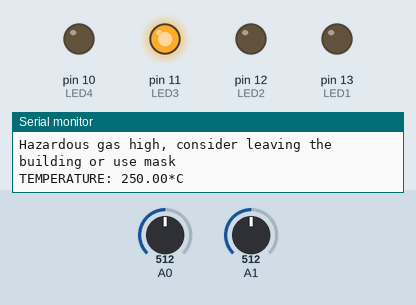
The sketch below on a simulated Arduino Uno, built with avr-gcc and run on an emulated ATmega328P. Parts: output pins drawn as LEDs (lit = HIGH), the last lines printed to the serial monitor. Dashed ring = blinking. Inputs (shaded band) come from the test bench; at power-on: A1 = 512, A0 = 512.

Above: at 6.0 s.
6.1 s: A1 set to 76
At 8.4 s:
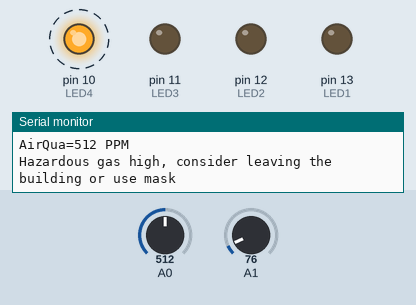
12.4 s: A1 set to 63
At 16.7 s:
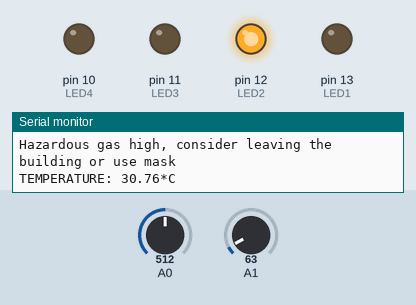
22.5 s: A1 set to 25
At 27.1 s:
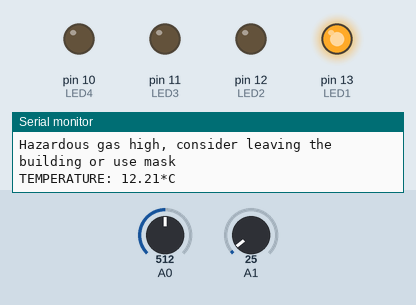
33.0 s: A0 set to 290
41.3 s: A0 set to 161
47.6 s: A0 set to 142
At 48.3 s:
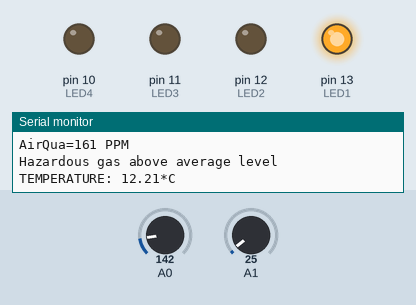
Timing chart, 0 to 50.6 s (numbered marks = the images above; inputs shaded):
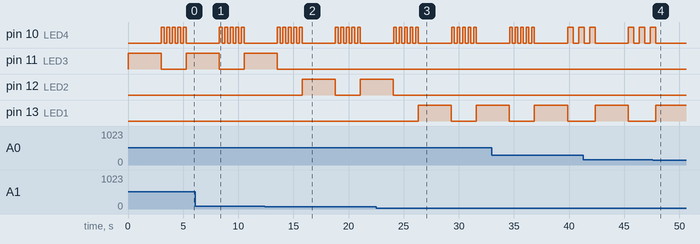

The sketch:

temp.ino
```cpp
/*
 * Helmetech prototype
 *
 * Turns on led1 if temperature is lower than a value, led2 if it's between two values and led3 if it's over a specific value.
 * Also prints the temperature every 8 seconds.
 * Reads the value of the gas sensor and a led turns on and off repetitively for
 * 3 seconds with a speed that depends on the air quality.
 *
 * Athanasios Bolatoglou 8160087
 * Aggelos Lagounaris 8160056
 * Panagiotis Papalexiou 8160101
 */


#include <LiquidCrystal.h>

float temp;

int LED1 = 13;
int LED2 = 12;
int LED3 = 11;
int LED4 = 10;
int t1=250;
int t2=500;
int sensorValue;

void setup() {
  pinMode(LED1, OUTPUT);
  pinMode(LED2, OUTPUT);
  pinMode(LED3, OUTPUT);
  pinMode(LED4, OUTPUT);
  // put your setup code here, to run once:
  Serial.begin(9600);
}

void loop() {
  sensorValue = analogRead(A0);       // read analog input pin 0
  temp = analogRead(A1);              // 1
  temp = temp * 0.48828125;
  Serial.print("TEMPERATURE: ");
  Serial.print(temp);
  Serial.print("*C");
  Serial.println();
  if (temp > 35) {
      digitalWrite(LED3, HIGH);
      delay(3000);
      digitalWrite(LED3, LOW);
  } else if(temp<35 and temp>25){
      digitalWrite(LED2, HIGH);
      delay(3000);
      digitalWrite(LED2, LOW);
  } else {
      digitalWrite(LED1, HIGH);
      delay(3000);
      digitalWrite(LED1, LOW);
  }

  Serial.print("AirQua=");
  Serial.print(sensorValue, DEC);               // prints the value read
  Serial.println(" PPM");
  if (sensorValue > 150 and sensorValue < 300) {
    Serial.print("Hazardous gas above average level");
    Serial.println();

    digitalWrite(LED4, HIGH);
    delay(t2);
    digitalWrite(LED4, LOW);
    delay(t2);
    digitalWrite(LED4, HIGH);
    delay(t2);
    digitalWrite(LED4, LOW);
    delay(t2);
    digitalWrite(LED4, HIGH);
    delay(t2);
    digitalWrite(LED4, LOW);

  } else if(sensorValue >= 300) {
    Serial.print("Hazardous gas high, consider leaving the building or use mask");
    Serial.println();

    digitalWrite(LED4, HIGH);
    delay(t1);
    digitalWrite(LED4, LOW);
    delay(t1);
    digitalWrite(LED4, HIGH);
    delay(t1);
    digitalWrite(LED4, LOW);
    delay(t1);
    digitalWrite(LED4, HIGH);
    delay(t1);
    digitalWrite(LED4, LOW);
    delay(t1);
    digitalWrite(LED4, HIGH);
    delay(t1);
    digitalWrite(LED4, LOW);
    delay(t1);
    digitalWrite(LED4, HIGH);
    delay(t1);
    digitalWrite(LED4, LOW);
  }
}
```

Measured:
- the behaviour switches between 72 and 71 on A1 (found by bisection; images 1 and 2)
- after the input at 12.4 s, pin 11 (LED3): goes on until 13.5 s, then stays LOW; pin 12 (LED2): LOW → HIGH after 3.4 s, → LOW 3.0 s later, → HIGH 2.3 s later
- after the input at 22.5 s, pin 12 (LED2): goes on until 24.1 s, then stays LOW; pin 13 (LED1): LOW → HIGH after 3.8 s, → LOW 3.0 s later, → HIGH 2.3 s later
- after the input at 47.6 s, pin 10 (LED4): goes on until 47.9 s, then stays LOW; pin 13 (LED1): goes on until 47.9 s, then stays HIGH
